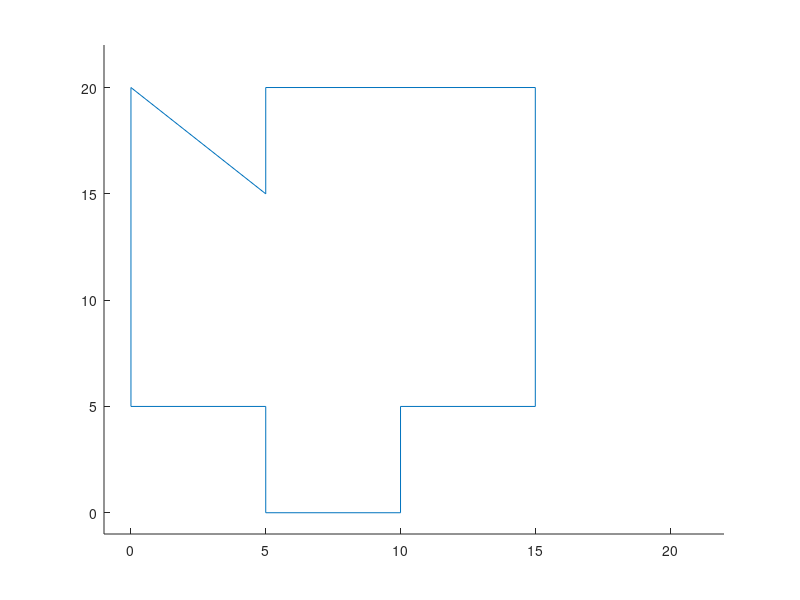

MATLAB code for this plot:
clear
clc

%% Initialization




%% Test Initial Shape
close all
v1 = [0 5 ; 0 25]
v2 = [v1(2,:) ; 5 20]
v3 = [v2(2,:) ; 5 25]
v4 = [v3(2,:) ; 15 25]
v5 = [v4(2,:) ; 15 20]
v6 = [v5(2,:) ; 10 5]
v7 = [v6(2,:) ; 10 0]
v8 = [v7(2,:) ; 5 0]
v9 = [v8(2,:) ; 5 5]
v10 = [v9(2,:) ; v1(1,:)]
x = [0 0 5 5 15 15 10 10 5 5 0];
y = [5 20 15 20 20 5 5 0 0 5 5];

figure
hold on
plot(x,y)
xlim([-1 22])
ylim([-1 22])
% plot(v1(2,1),v1(2,2))
% plot(v2)
% plot(v3)
% plot(v4)
% plot(v5)
% plot(v6)
% plot(v7)
% plot(v8)
% plot(v9)
% plot(v10)



